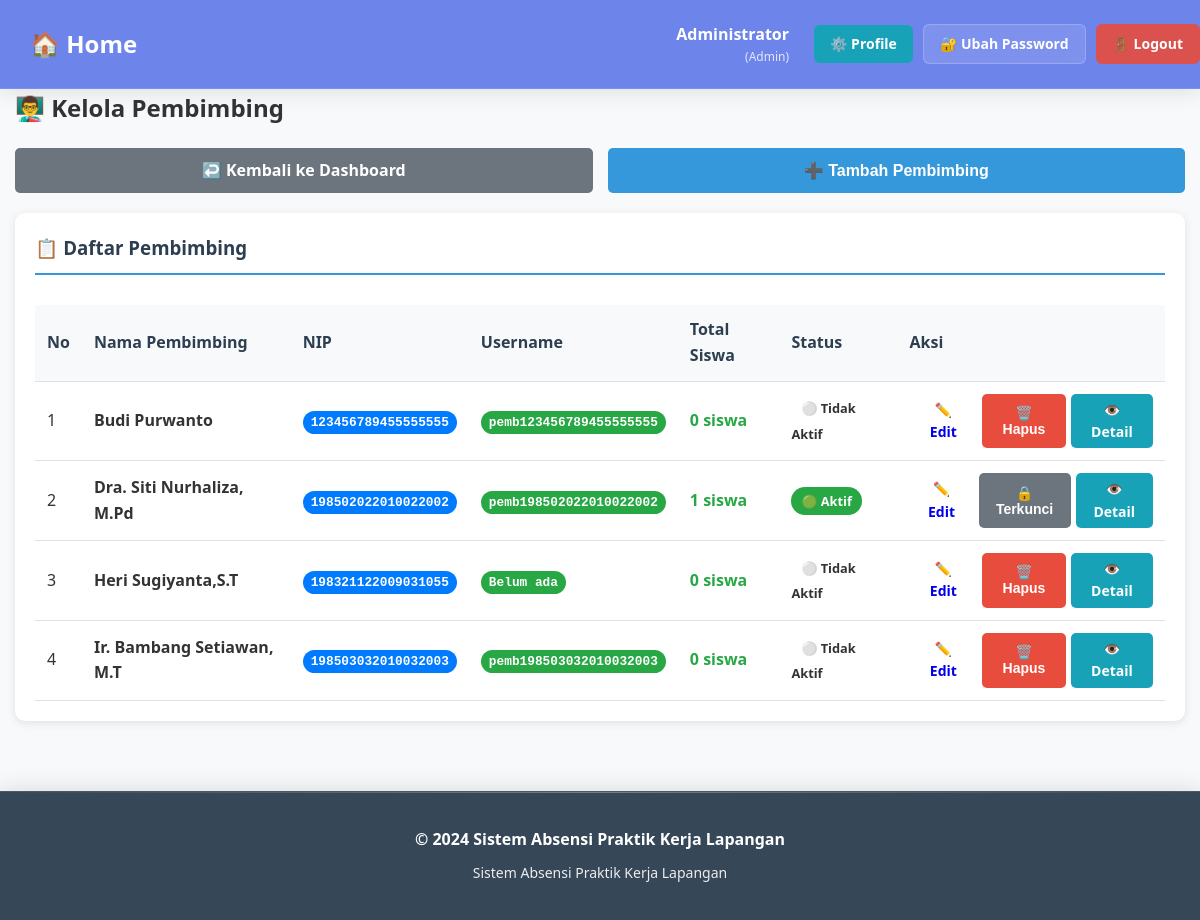
Screenshot of /?r=admin/pembimbing (signed in) with the database file from the repository.
### tables this page shows
CREATE TABLE `pembimbing` (
  `id` int(11) NOT NULL AUTO_INCREMENT,
  `nama` varchar(255) NOT NULL,
  `nip` varchar(18) NOT NULL,
  `user_id` int(11) DEFAULT NULL,
  `created_at` timestamp NOT NULL DEFAULT current_timestamp(),
  `updated_at` timestamp NOT NULL DEFAULT current_timestamp() ON UPDATE current_timestamp(),
  PRIMARY KEY (`id`),
  UNIQUE KEY `nip` (`nip`)
);

CREATE TABLE `users` (
  `id` int(11) NOT NULL AUTO_INCREMENT,
  `username` varchar(50) NOT NULL,
  `password_hash` varchar(255) NOT NULL,
  `role` enum('admin','pembimbing','siswa') NOT NULL,
  `name` varchar(100) NOT NULL,
  PRIMARY KEY (`id`),
  UNIQUE KEY `username` (`username`)
);

### app/Controllers/Controller.php (called while the page is built, shortened)
<?php
class Controller {
    protected function view(string $path, array $data=[]): void {
        extract($data);
        $viewFile = __DIR__ . '/../Views/' . $path . '.php';
        include __DIR__ . '/../Views/layouts/header.php';
        include $viewFile;
        include __DIR__ . '/../Views/layouts/footer.php';
    }
}

### app/Controllers/AdminController.php (called while the page is built, shortened)
<?php
class AdminController extends Controller {
    public function pembimbing(): void {
        $db = new Database(require __DIR__.'/../../config/db.php');
        $pembimbing = new Pembimbing($db);
        $listPembimbing = $pembimbing->listAll();
        $this->view('admin/pembimbing', ['pembimbing' => $listPembimbing]);
    }
}

### public/index.php (called while the page is built, shortened)
<?php
require __DIR__.'/../app/autoload.php';
$appCfg = require __DIR__.'/../config/app.php';
$r = $_GET['r'] ?? 'auth/login';
[$c, $a] = array_pad(explode('/', $r, 2), 2, 'index');
$controller = null;
switch($c){
    case 'admin': $controller = new AdminController($appCfg); break;
}
$controller->$a();

### app/autoload.php (called while the page is built, shortened)
<?php
spl_autoload_register(function ($class) {
    $prefix = 'App\\';
    $base_dir = __DIR__ . '/';
    $len = strlen($prefix);
    $relative_class = substr($class, $len);
    $file = $base_dir . str_replace('\\', '/', $relative_class) . '.php';
});

### config/db.php (called while the page is built, shortened)
<?php
return [
    'host' => 'localhost',
    'name' => 'db_absensi_pkl',
    'user' => 'root',
    'pass' => '',
    'charset' => 'utf8mb4',
];

### app/Models/Database.php (called while the page is built, shortened)
<?php
class Database {
    private PDO $pdo;
    public function __construct(array $cfg) {
        $dsn = sprintf('mysql:host=%s;dbname=%s;charset=%s',$cfg['host'],$cfg['name'],$cfg['charset']??'utf8mb4');
        $opt = [
            PDO::ATTR_ERRMODE => PDO::ERRMODE_EXCEPTION,
            PDO::ATTR_DEFAULT_FETCH_MODE => PDO::FETCH_ASSOC,
            PDO::ATTR_EMULATE_PREPARES => false,
        ];
        try { $this->pdo = new PDO($dsn,$cfg['user'],$cfg['pass'],$opt); }
        catch (PDOException $e) { die('DB connection failed: '.$e->getMessage()); }
    }
    public function pdo(): PDO {
        return $this->pdo;
    }
}

### app/Models/BaseModel.php (called while the page is built, shortened)
<?php
abstract class BaseModel {
    public function __construct(Database $database) {
        $this->db = $database->pdo();
    }
}

### app/Models/Pembimbing.php (called while the page is built, shortened)
<?php
class Pembimbing extends BaseModel {
    public function listAll(): array {
        $st = $this->db->prepare("
            SELECT p.*, COUNT(s.id) as total_siswa, u.username
            FROM pembimbing p
            LEFT JOIN siswa s ON p.id = s.pembimbing_id
            LEFT JOIN users u ON p.user_id = u.id
            GROUP BY p.id
            ORDER BY p.nama ASC
        ");
        $st->execute();
        return $st->fetchAll();
    }
}

### app/Views/admin/pembimbing.php (the view, shortened to what this page needs)
<h2>👨‍🏫 Kelola Pembimbing</h2>
<div class="action-buttons" style="margin-bottom: 20px;">
    <a href="?r=admin/dashboard" class="btn btn-secondary">
        ↩️ Kembali ke Dashboard
    </a>
    <button onclick="showAddForm()" class="btn btn-primary">
        ➕ Tambah Pembimbing
    </button>
</div>
<div class="grid">
    <div class="card">
        <h3>📋 Daftar Pembimbing</h3>
        <?php if(empty($pembimbing)): ?>
            <div class="alert alert-info">
                <strong>ℹ️ Info:</strong> Belum ada data pembimbing.
                Silakan tambah pembimbing baru.
            </div>
        <?php else: ?>
            <div class="table-responsive">
                <table class="table">
                    <thead>
                        <tr>
                            <th>No</th>
                            <th>Nama Pembimbing</th>
                            <th>NIP</th>
                            <th>Username</th>
                            <th>Total Siswa</th>
                            <th>Status</th>
                            <th>Aksi</th>
                        </tr>
                    </thead>
                    <tbody>
                    <?php
                    $no = 1;
                    foreach($pembimbing as $p):
                    ?>
                        <tr>
                            <td><?= $no++ ?></td>
                            <td>
                                <strong><?= htmlspecialchars($p['nama']) ?></strong>
                            </td>
                            <td>
                                <span class="nip-badge"><?= htmlspecialchars($p['nip']) ?></span>
                            </td>
                            <td>
                                <span class="username-badge"><?= htmlspecialchars($p['username'] ?? 'Belum ada') ?></span>
                            </td>
                            <td>
                                <span class="siswa-count"><?= $p['total_siswa'] ?? 0 ?> siswa</span>
                            </td>
                            <td>
                                <?php if(($p['total_siswa'] ?? 0) > 0): ?>
                                    <span class="badge badge-success">🟢 Aktif</span>
                                <?php else: ?>
                                    <span class="badge badge-secondary">⚪ Tidak Aktif</span>
                                <?php endif; ?>
                            </td>
                            <td>
                                <div class="action-buttons-small">
                                    <a href="?r=admin/pembimbingEdit&id=<?= $p['id'] ?>"
                                       class="btn btn-sm btn-warning" title="Edit">
                                        ✏️ Edit
                                    </a>
                                    <?php if(($p['total_siswa'] ?? 0) == 0): ?>
                                        <button onclick="deletePembimbing(<?= $p['id'] ?>, '<?= htmlspecialchars($p['nama']) ?>')"
                                                class="btn btn-sm btn-danger" title="Hapus">
                                            🗑️ Hapus
                                        </button>
                                    <?php else: ?>
                                        <button class="btn btn-sm btn-secondary" disabled title="Tidak dapat dihapus karena masih membimbing siswa">
                                            🔒 Terkunci
                                        </button>
                                    <?php endif; ?>
                                    <a href="?r=admin/pembimbingDetail&id=<?= $p['id'] ?>"
                                       class="btn btn-sm btn-info" title="Detail">
                                        👁️ Detail
                                    </a>
                                </div>
                            </td>
                        </tr>
                    <?php endforeach; ?>
                    </tbody>
                </table>
            </div>
        <?php endif; ?>
    </div>
</div>

### public/assets/css/style.css (style rules this page uses)
* { margin: 0; padding: 0; box-sizing: border-box; }
body { font-family: 'Segoe UI', Tahoma, Geneva, Verdana, sans-serif; line-height: 1.6; color: #333; background-color: #f8f9fa; }
.grid { display: grid; grid-template-columns: repeat(auto-fit, minmax(300px, 1fr)); gap: 20px; margin: 20px 0; }
.card { background: white; border-radius: 10px; padding: 20px; box-shadow: 0 2px 10px rgba(0,0,0,0.1); margin-bottom: 20px; }
.card h2, .card h3, .card h4 { color: #2c3e50; margin-bottom: 15px; border-bottom: 2px solid #3498db; padding-bottom: 10px; }
.btn { display: inline-block; padding: 10px 20px; border: none; border-radius: 5px; font-size: 16px; font-weight: 600; text-decoration: none; cursor: pointer; transition: all 0.3s ease; text-align: center; }
.btn-primary { background-color: #3498db; color: white; }
.btn-danger { background-color: #e74c3c; color: white; }
.btn-secondary { background-color: #6c757d; color: white; }
.btn-info { background-color: #17a2b8; color: white; }
.btn-sm { padding: 5px 10px; font-size: 14px; }
.action-buttons { display: grid; grid-template-columns: repeat(auto-fit, minmax(200px, 1fr)); gap: 15px; margin: 20px 0; }
.table { width: 100%; border-collapse: collapse; margin-top: 15px; }
.table th, .table td { padding: 12px; text-align: left; border-bottom: 1px solid #dee2e6; }
.table th { background-color: #f8f9fa; font-weight: 600; color: #2c3e50; }
.badge { padding: 5px 10px; border-radius: 20px; font-size: 0.8rem; font-weight: bold; }
.badge-success { background-color: #28a745; color: white; }
.table-responsive { overflow-x: auto; }

### app/Views/admin/pembimbing.php (style rules this page uses)
.grid { display: grid; grid-template-columns: 1fr; gap: 20px; margin-top: 20px; }
.nip-badge { background: #007bff; color: white; padding: 4px 8px; border-radius: 12px; font-size: 0.8rem; font-weight: bold; font-family: monospace; }
.username-badge { background: #28a745; color: white; padding: 4px 8px; border-radius: 12px; font-size: 0.8rem; font-weight: bold; font-family: monospace; }
.siswa-count { color: #28a745; font-weight: bold; }
.action-buttons-small { display: flex; gap: 5px; }

### rows the page displays
pembimbing: nama "Budi Purwanto", nip "123456789455555555", user.username "pemb123456789455555555", total_siswa "0", shows "⚪ Tidak Aktif"
pembimbing: nama "Dra. Siti Nurhaliza, M.Pd", nip "198502022010022002", user.username "pemb198502022010022002", total_siswa "1", shows "🟢 Aktif", shows "🔒 Terkunci"
pembimbing: nama "Heri Sugiyanta,S.T", nip "198321122009031055", username "Belum ada", total_siswa "0", shows "⚪ Tidak Aktif"
pembimbing: nama "Ir. Bambang Setiawan, M.T", nip "198503032010032003", user.username "pemb198503032010032003", total_siswa "0", shows "⚪ Tidak Aktif"

### other values shown
$_SESSION['user']['name'] "Administrator"
$_SESSION['user']['role'] "Admin"
$schoolName "Sistem Absensi Praktik Kerja Lapangan"
